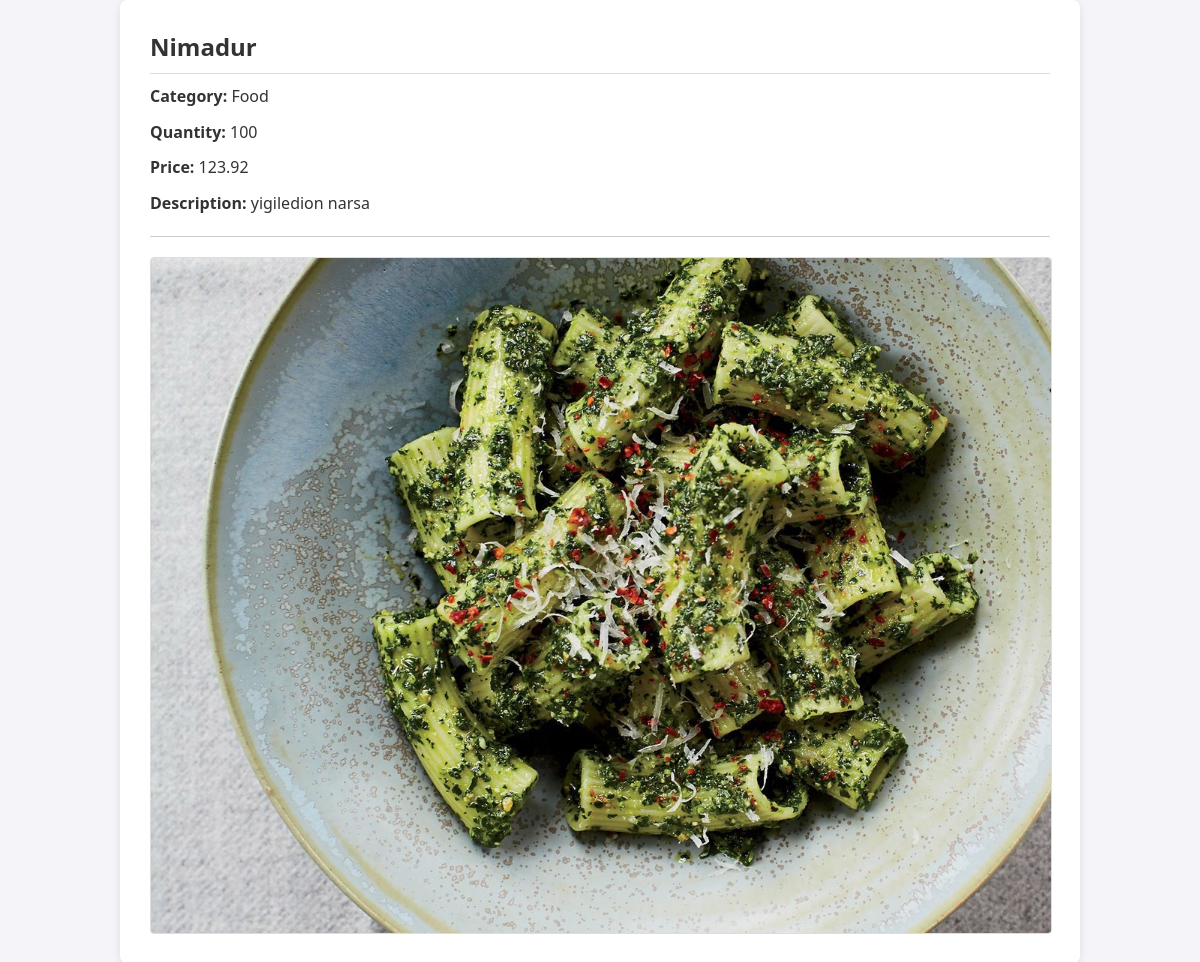
Page /main/back-office/product/detail/3/ on the committed database.
### Goods/models.py (models this page shows, shortened)
class Product(models.Model):
    name = models.CharField(max_length=255)
    quantity = models.PositiveIntegerField(default=1)
    price = models.DecimalField(max_digits=8, decimal_places=2)
    category = models.ForeignKey(Category, on_delete=models.CASCADE, related_name='products')
    description = models.TextField()
    def __str__(self):
        return self.name

class Category(models.Model):
    name = models.CharField(max_length=255)
    title = models.TextField()
    img = models.ImageField(upload_to='category_img')

class ProductImg(models.Model):
    product = models.ForeignKey(Product, on_delete=models.CASCADE, related_name='images')
    img = models.ImageField(upload_to='product-img')

### Goods/back-office/product/views.py (the view)
# urls.py: path('detail/<int:id>/', views.detailProduct, name='detailProduct'),
def detailProduct(request, id):
    queryset = models.Product.objects.get(id=id)
    print('queryset',queryset )
    print('id', id)
    querysetImg = models.ProductImg.objects.filter(product_id = id)
    context = {}
    context['queryset'] = queryset
    context['querysetImg'] = querysetImg
    context['images'] = models.ProductImg.objects.filter(product=queryset)
    return render(request, 'back-office/product/detail.html',context)

### templates/back-office/product/detail.html (shortened to what this page needs)
<!DOCTYPE html>
{% load static %}
<html lang="en">
<head>
    <link rel="stylesheet" href="{% static 'assets/css/product-detail.css' %}">
</head>
<body>
    <div class="container">
        <div class="details">
            <h2>{{ queryset.name }}</h2>
            <p><strong>Category:</strong> {{ queryset.category.name }}</p>
            <p><strong>Quantity:</strong> {{ queryset.quantity }}</p>
            <p><strong>Price:</strong> {{ queryset.price }}</p>
            <p><strong>Description:</strong> {{ queryset.description }}</p>
        </div>
        <hr>
        <div class="images">
            {% for image in querysetImg %}
            <img src="{{ image.img.url }}" alt="Product Image" width="200px">
            {% endfor %}
        </div>
    </div>
</body>
</html>

### static/assets/css/product-detail.css (style rules this page uses)
body { font-family: 'Segoe UI', Tahoma, Geneva, Verdana, sans-serif; margin: 0; padding: 0; background-color: #f4f4f9; color: #333; display: flex; justify-content: center; align-items: center; min-height: 100vh; }
h1, h2, h3, p { margin: 10px 0; }
hr { border: 0; height: 1px; background: #ccc; margin: 20px 0; }
.container { max-width: 900px; width: 100%; background-color: #fff; padding: 30px; border-radius: 8px; box-shadow: 0 2px 8px rgba(0, 0, 0, 0.1); }
.details { margin-bottom: 20px; }
.details h2 { margin: 0; padding-bottom: 10px; border-bottom: 1px solid #ddd; }
.details p { margin: 10px 0; line-height: 1.6; }
.images { display: grid; grid-template-columns: repeat(auto-fit, minmax(250px, 1fr)); gap: 15px; }
.images img { width: 100%; height: auto; border: 1px solid #ddd; border-radius: 4px; transition: transform 0.3s ease, box-shadow 0.3s ease; }

### rows in the picture
Product: name "Nimadur", category.name "Food", quantity "100", price "123.92", description "yigiledion narsa"
ProductImg: img (picture)
